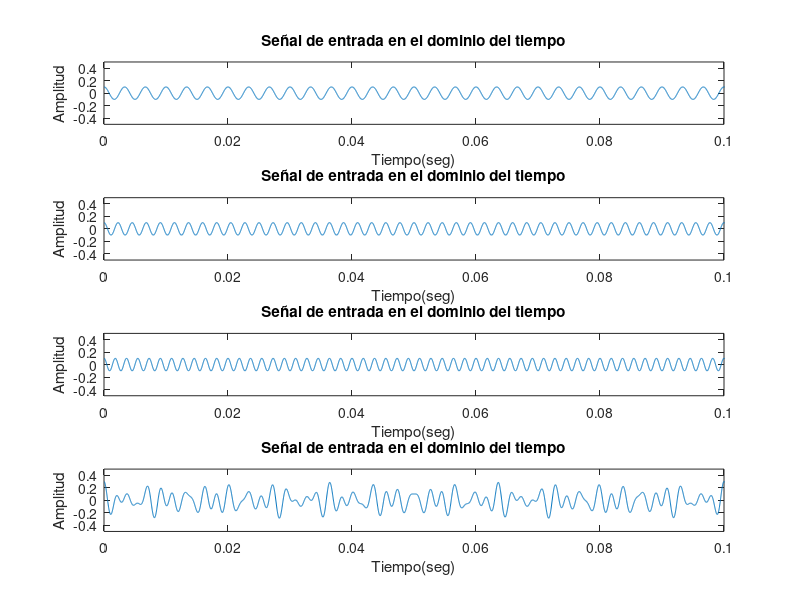

Here is the MATLAB script that generated this plot: (Note: this script raises an error after producing the figure.)
%suma de 3 señales
fs = 48000; % Frecuencia de muestreo utilizada en el DVD en Hz.
Ts = 1 / fs; %Periodo de muestreo: inverso de la frec. muestreo en Hz
T = 1; %Duración de la señal en segundos
A = 0.1; %Amplitud de la señal senoidal
flow=100; %Frecuencia de corte (Hz) del filtro paso bajo
fhigh=600; %Frecuencia de corte (Hz) del filtro paso alto

f1 = 300;

f2 = 440;

f3 = 550;

t = Ts:Ts:T; %Vector eje tiempo
L = length(t); %Longitud del vector t. Comprobar que sea igual a fs*T
xdet1 = A * cos(2 * pi * f1 * t); %Generación de x1(t)
xdet2 = A * cos(2 * pi * f2 * t); %Generación de x2(t)
xdet3 = A * cos(2 * pi * f3 * t); %Generación de x3(t)
xdet = xdet1 + xdet2 + xdet3;

figure;
subplot(411)
plot(t, xdet1) %Dibujo de x1(t)
axis([0 0.1 -0.5 0.5]) %Ajusta los ejes para la correcta visualización de x1(t)
xlabel('Tiempo(seg)') %Etiquetado del eje horizontal (tiempo)
ylabel('Amplitud') %Etiquetado del eje vertical
title('Señal de entrada en el dominio del tiempo') %Etiquetado de figura

subplot(412)
plot(t, xdet2) %Dibujo de x2(t)
axis([0 0.1 -0.5 0.5]) %Ajusta los ejes para la correcta visualización de x2(t)
xlabel('Tiempo(seg)') %Etiquetado del eje horizontal (tiempo)
ylabel('Amplitud') %Etiquetado del eje vertical
title('Señal de entrada en el dominio del tiempo') %Etiquetado de figura

subplot(413)
plot(t, xdet3) %Dibujo de x3(t)
axis([0 0.1 -0.5 0.5]) %Ajusta los ejes para la correcta visualización de x3(t)
xlabel('Tiempo(seg)') %Etiquetado del eje horizontal (tiempo)
ylabel('Amplitud') %Etiquetado del eje vertical
title('Señal de entrada en el dominio del tiempo') %Etiquetado de figura

subplot(414)
plot(t, xdet) %Dibujo de x(t)
axis([0 0.1 -0.5 0.5]) %Ajusta los ejes para la correcta visualización de x(t)
xlabel('Tiempo(seg)') %Etiquetado del eje horizontal (tiempo)
ylabel('Amplitud') %Etiquetado del eje vertical
title('Señal de entrada en el dominio del tiempo') %Etiquetado de figura

Xdef1 = fftshift(fft(xdet1)); % Transformada de Fourier de xdet1
Xdef2 = fftshift(fft(xdet2)); % Transformada de Fourier de xdet2
Xdef3 = fftshift(fft(xdet3)); % Transformada de Fourier de xdet3
Xdef4 = fftshift(fft(xdet4)); % Transformada de Fourier de xdet4
Xdef = fftshift(fft(xdet)); % Transformada de Fourier de xdet
f = -fs / 2 + fs / L:fs / L:fs / 2; %Declaración del eje de frecuencias

figure;
subplot(411)
plot(f, abs(Xdef1) / max(abs(Xdef1))); %Dibujo del módulo de Xdef1
axis([-1000 1000 0 1.1]); %Ajuste de los ejes de la figura
xlabel('Frec. (Hz)')
ylabel('Amplitud')
title('Seál de entrada en el dominio del tiempo')

subplot(412)
plot(f, abs(Xdef2) / max(abs(Xdef2))); %Dibujo del módulo de Xdef2
axis([-1000 1000 0 1.1]); %Ajuste de los ejes de la figura
xlabel('Frec. (Hz)')
ylabel('Amplitud')
title('Seál de entrada en el dominio del tiempo')

subplot(413)
plot(f, abs(Xdef3) / max(abs(Xdef3))); %Dibujo del módulo de Xdef3
axis([-1000 1000 0 1.1]); %Ajuste de los ejes de la figura
xlabel('Frec. (Hz)')
ylabel('Amplitud')
title('Seál de entrada en el dominio del tiempo')

subplot(414)
plot(f, abs(Xdef) / max(abs(Xdef))); %Dibujo del módulo de Xdef
axis([-1000 1000 0 1.1]); %Ajuste de los ejes de la figura
xlabel('Frec. (Hz)')
ylabel('Amplitud')
title('Seál de entrada en el dominio del tiempo')

%Para recuperar x1, paso bajo ideal
flow = 320;

Hdeflow = zeros(1, L/2);
Hdeflow(1:flow / fs*L) = ones(1, flow / fs*L);
Hdeflow = [fliplr(Hdeflow) Hdeflow];

figure;

subplot(411)
plot(f, abs(Xdef) / max(abs(Xdef))); %Dibujo del módulo de Xdef
axis([-1000 1000 0 1.1]); %Ajuste de los ejes de la figura
xlabel('Frec. (Hz)')
ylabel('Amplitud')
title('Seál de entrada en el dominio del tiempo')

subplot(412)
plot(f, abs(Hdeflow));
axis([-1000 1000 0 1.1])

subplot(413)

Ydef1=Xdef.*Hdeflow;
plot(f,abs(Ydef1)/max(abs(Ydef1)));
xlabel('Frec. (Hz)')
ylabel('Amplitud')
axis([-1000 1000 0 1.1])

ydet1=ifft(fftshift(Ydef1)); %Cálculo de la transformada de Fourier inversa
ydet1=real(ydet1); %se utiliza para quitar los numeros complejos con una parte imaginaria pequeña que genera ifft

subplot(414)
plot(t,ydet1);
xlabel('Tiempo(seg)') %Etiquetado del eje horizontal (tiempo)
ylabel('Amplitud') %Etiquetado del eje vertical
axis([0 0.1 -0.5 0.5])



%Para recuperar x3, paso alto ideal
fhigh = 500;

Hdefhigh = ones(1, L/2);
Hdefhigh(1:fhigh / fs*L) = zeros(1, fhigh / fs * L);
Hdefhigh = [fliplr(Hdefhigh) Hdefhigh];

figure;

subplot(411)
plot(f, abs(Xdef) / max(abs(Xdef))); %Dibujo del módulo de Xdef
axis([-1000 1000 0 1.1]); %Ajuste de los ejes de la figura
xlabel('Frec. (Hz)')
ylabel('Amplitud')
title('Seál de entrada en el dominio del tiempo')

subplot(412)
plot(f, abs(Hdefhigh));
axis([-1000 1000 0 1.1])

subplot(413)

Ydef3=Xdef.*Hdefhigh;
plot(f,abs(Ydef3)/max(abs(Ydef3)));
xlabel('Frec. (Hz)')
ylabel('Amplitud')
axis([-1000 1000 0 1.1])

ydet3=ifft(fftshift(Ydef3)); %Cálculo de la transformada de Fourier inversa
ydet3=real(ydet3); %se utiliza para quitar los numeros complejos con una parte imaginaria pequeña que genera ifft

subplot(414)
plot(t,ydet3);
xlabel('Tiempo(seg)') %Etiquetado del eje horizontal (tiempo)
ylabel('Amplitud') %Etiquetado del eje vertical
axis([0 0.1 -0.5 0.5])

%Para recuperar x2, hacemos un filtro de paso banda ideal combinando ambos
%Invertimos hdeflow y hdefhigh
fhigh = 320;

Hdefhigh_band = ones(1, L/2);
Hdefhigh_band(1:fhigh / fs*L) = zeros(1, fhigh / fs * L);
Hdefhigh_band = [fliplr(Hdefhigh_band) Hdefhigh_band];

flow = 500;

Hdeflow_band = zeros(1, L/2);
Hdeflow_band(1:flow / fs*L) = ones(1, flow / fs*L);
Hdeflow_band = [fliplr(Hdeflow_band) Hdeflow_band];

Hdefband = Hdeflow_band.*Hdefhigh_band;

figure;

subplot(411)
plot(f, abs(Xdef) / max(abs(Xdef))); %Dibujo del módulo de Xdef
axis([-1000 1000 0 1.1]); %Ajuste de los ejes de la figura
xlabel('Frec. (Hz)')
ylabel('Amplitud')
title('Seál de entrada en el dominio del tiempo')

subplot(412)
plot(f, abs(Hdefband));
axis([-1000 1000 0 1.1])

subplot(413)

Ydef2=Xdef.*Hdefband;
plot(f,abs(Ydef2)/max(abs(Ydef2)));
xlabel('Frec. (Hz)')
ylabel('Amplitud')
axis([-1000 1000 0 1.1])

ydet2=ifft(fftshift(Ydef2)); %Cálculo de la transformada de Fourier inversa
ydet2=real(ydet2); %se utiliza para quitar los numeros complejos con una parte imaginaria pequeña que genera ifft

subplot(414)
plot(t,ydet2);
xlabel('Tiempo(seg)') %Etiquetado del eje horizontal (tiempo)
ylabel('Amplitud') %Etiquetado del eje vertical
axis([0 0.1 -0.5 0.5])

